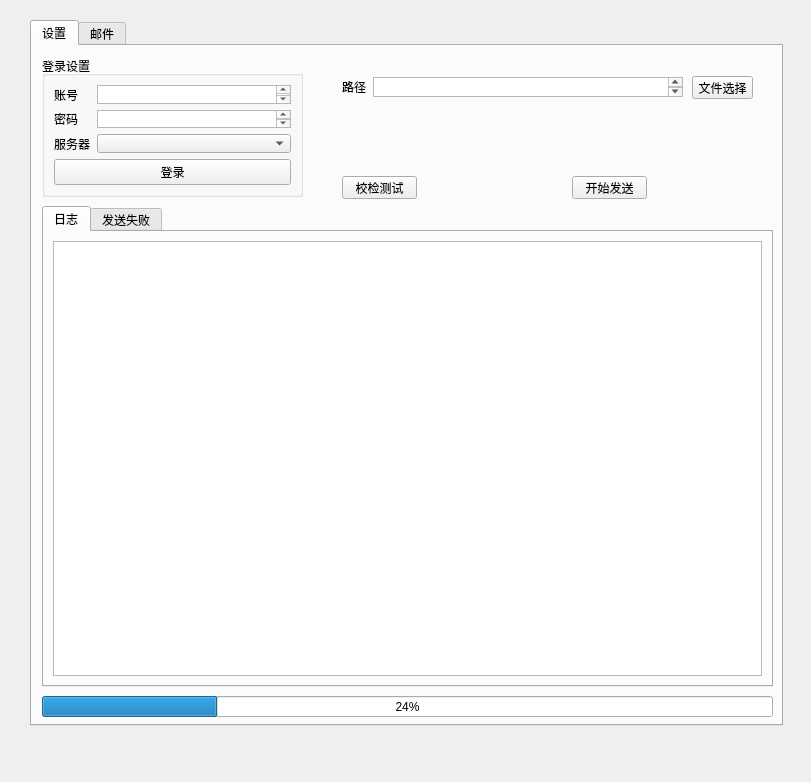
<?xml version="1.0" encoding="UTF-8"?>
<ui version="4.0">
 <class>MainWindow</class>
 <widget class="QMainWindow" name="MainWindow">
  <property name="geometry">
   <rect>
    <x>0</x>
    <y>0</y>
    <width>811</width>
    <height>782</height>
   </rect>
  </property>
  <property name="windowTitle">
   <string>MainWindow</string>
  </property>
  <widget class="QWidget" name="centralwidget">
   <widget class="QTabWidget" name="tabWidget_2">
    <property name="geometry">
     <rect>
      <x>30</x>
      <y>20</y>
      <width>753</width>
      <height>706</height>
     </rect>
    </property>
    <property name="currentIndex">
     <number>0</number>
    </property>
    <widget class="QWidget" name="tab_5">
     <attribute name="title">
      <string>设置</string>
     </attribute>
     <widget class="QGroupBox" name="groupBox_3">
      <property name="geometry">
       <rect>
        <x>10</x>
        <y>10</y>
        <width>261</width>
        <height>141</height>
       </rect>
      </property>
      <property name="title">
       <string>登录设置</string>
      </property>
      <layout class="QVBoxLayout" name="verticalLayout_9">
       <item>
        <layout class="QVBoxLayout" name="verticalLayout_7">
         <item>
          <layout class="QFormLayout" name="formLayout_2">
           <item row="0" column="0">
            <widget class="QLabel" name="label_6">
             <property name="text">
              <string>账号</string>
             </property>
            </widget>
           </item>
           <item row="1" column="0">
            <widget class="QLabel" name="label_7">
             <property name="text">
              <string>密码</string>
             </property>
            </widget>
           </item>
           <item row="2" column="0">
            <widget class="QLabel" name="label_9">
             <property name="text">
              <string>服务器</string>
             </property>
            </widget>
           </item>
           <item row="2" column="1">
            <widget class="QComboBox" name="Box_server_2"/>
           </item>
           <item row="0" column="1">
            <widget class="QTextEdit" name="textEdit_account_2">
             <property name="maximumSize">
              <size>
               <width>16777215</width>
               <height>20</height>
              </size>
             </property>
            </widget>
           </item>
           <item row="1" column="1">
            <widget class="QTextEdit" name="textEdit_password_2">
             <property name="maximumSize">
              <size>
               <width>16777215</width>
               <height>20</height>
              </size>
             </property>
            </widget>
           </item>
          </layout>
         </item>
         <item>
          <widget class="QPushButton" name="pushButton_login">
           <property name="text">
            <string>登录</string>
           </property>
          </widget>
         </item>
        </layout>
       </item>
      </layout>
     </widget>
     <widget class="QTabWidget" name="tabWidget_3">
      <property name="geometry">
       <rect>
        <x>10</x>
        <y>160</y>
        <width>731</width>
        <height>481</height>
       </rect>
      </property>
      <property name="currentIndex">
       <number>0</number>
      </property>
      <widget class="QWidget" name="tab_6">
       <attribute name="title">
        <string>日志</string>
       </attribute>
       <layout class="QVBoxLayout" name="verticalLayout_10">
        <item>
         <widget class="QTextEdit" name="log_text"/>
        </item>
       </layout>
      </widget>
      <widget class="QWidget" name="tab_7">
       <attribute name="title">
        <string>发送失败</string>
       </attribute>
       <widget class="QTextBrowser" name="textBrowser_sendfail">
        <property name="geometry">
         <rect>
          <x>10</x>
          <y>10</y>
          <width>701</width>
          <height>431</height>
         </rect>
        </property>
       </widget>
      </widget>
     </widget>
     <widget class="QProgressBar" name="progressBar_2">
      <property name="geometry">
       <rect>
        <x>10</x>
        <y>650</y>
        <width>731</width>
        <height>21</height>
       </rect>
      </property>
      <property name="value">
       <number>24</number>
      </property>
     </widget>
     <widget class="QPushButton" name="pushButton_check">
      <property name="geometry">
       <rect>
        <x>310</x>
        <y>130</y>
        <width>75</width>
        <height>23</height>
       </rect>
      </property>
      <property name="text">
       <string>校检测试</string>
      </property>
     </widget>
     <widget class="QWidget" name="formLayoutWidget_6">
      <property name="geometry">
       <rect>
        <x>310</x>
        <y>30</y>
        <width>341</width>
        <height>22</height>
       </rect>
      </property>
      <layout class="QFormLayout" name="formLayout_6">
       <property name="verticalSpacing">
        <number>6</number>
       </property>
       <property name="topMargin">
        <number>0</number>
       </property>
       <property name="bottomMargin">
        <number>0</number>
       </property>
       <item row="0" column="0">
        <widget class="QLabel" name="label_10">
         <property name="text">
          <string>路径</string>
         </property>
        </widget>
       </item>
       <item row="0" column="1">
        <widget class="QTextBrowser" name="directory_text">
         <property name="maximumSize">
          <size>
           <width>16777215</width>
           <height>20</height>
          </size>
         </property>
         <property name="html">
          <string>&lt;!DOCTYPE HTML PUBLIC &quot;-//W3C//DTD HTML 4.0//EN&quot; &quot;http://www.w3.org/TR/REC-html40/strict.dtd&quot;&gt;
&lt;html&gt;&lt;head&gt;&lt;meta name=&quot;qrichtext&quot; content=&quot;1&quot; /&gt;&lt;style type=&quot;text/css&quot;&gt;
p, li { white-space: pre-wrap; }
&lt;/style&gt;&lt;/head&gt;&lt;body style=&quot; font-family:'SimSun'; font-size:9pt; font-weight:400; font-style:normal;&quot;&gt;
&lt;p style=&quot; margin-top:12px; margin-bottom:12px; margin-left:0px; margin-right:0px; -qt-block-indent:0; text-indent:0px;&quot;&gt;&lt;br /&gt;&lt;/p&gt;&lt;/body&gt;&lt;/html&gt;</string>
         </property>
        </widget>
       </item>
      </layout>
     </widget>
     <widget class="QPushButton" name="Button_chose">
      <property name="geometry">
       <rect>
        <x>660</x>
        <y>30</y>
        <width>61</width>
        <height>23</height>
       </rect>
      </property>
      <property name="text">
       <string>文件选择</string>
      </property>
     </widget>
     <widget class="QPushButton" name="pushButton_send_2">
      <property name="geometry">
       <rect>
        <x>540</x>
        <y>130</y>
        <width>75</width>
        <height>23</height>
       </rect>
      </property>
      <property name="text">
       <string>开始发送</string>
      </property>
     </widget>
    </widget>
    <widget class="QWidget" name="tab_8">
     <attribute name="title">
      <string>邮件</string>
     </attribute>
     <layout class="QVBoxLayout" name="verticalLayout_11">
      <item>
       <widget class="QGroupBox" name="groupBox_4">
        <property name="title">
         <string>邮件编辑</string>
        </property>
        <layout class="QVBoxLayout" name="verticalLayout_12">
         <item>
          <layout class="QVBoxLayout" name="verticalLayout_13">
           <item>
            <layout class="QFormLayout" name="formLayout_7">
             <property name="verticalSpacing">
              <number>6</number>
             </property>
             <property name="topMargin">
              <number>0</number>
             </property>
             <property name="bottomMargin">
              <number>0</number>
             </property>
             <item row="0" column="0">
              <widget class="QLabel" name="label_11">
               <property name="text">
                <string>标题</string>
               </property>
              </widget>
             </item>
             <item row="0" column="1">
              <widget class="QTextEdit" name="textEdit_title">
               <property name="maximumSize">
                <size>
                 <width>700</width>
                 <height>20</height>
                </size>
               </property>
              </widget>
             </item>
            </layout>
           </item>
           <item>
            <layout class="QVBoxLayout" name="verticalLayout_14">
             <item>
              <widget class="QLabel" name="label_12">
               <property name="text">
                <string>内容</string>
               </property>
              </widget>
             </item>
             <item>
              <widget class="QPlainTextEdit" name="plainTextEdit_gmail">
               <property name="minimumSize">
                <size>
                 <width>400</width>
                 <height>580</height>
                </size>
               </property>
              </widget>
             </item>
            </layout>
           </item>
          </layout>
         </item>
        </layout>
       </widget>
      </item>
     </layout>
    </widget>
   </widget>
  </widget>
 </widget>
 <resources/>
 <connections/>
 <slots>
  <slot>myExitButtonFuc()</slot>
 </slots>
</ui>
